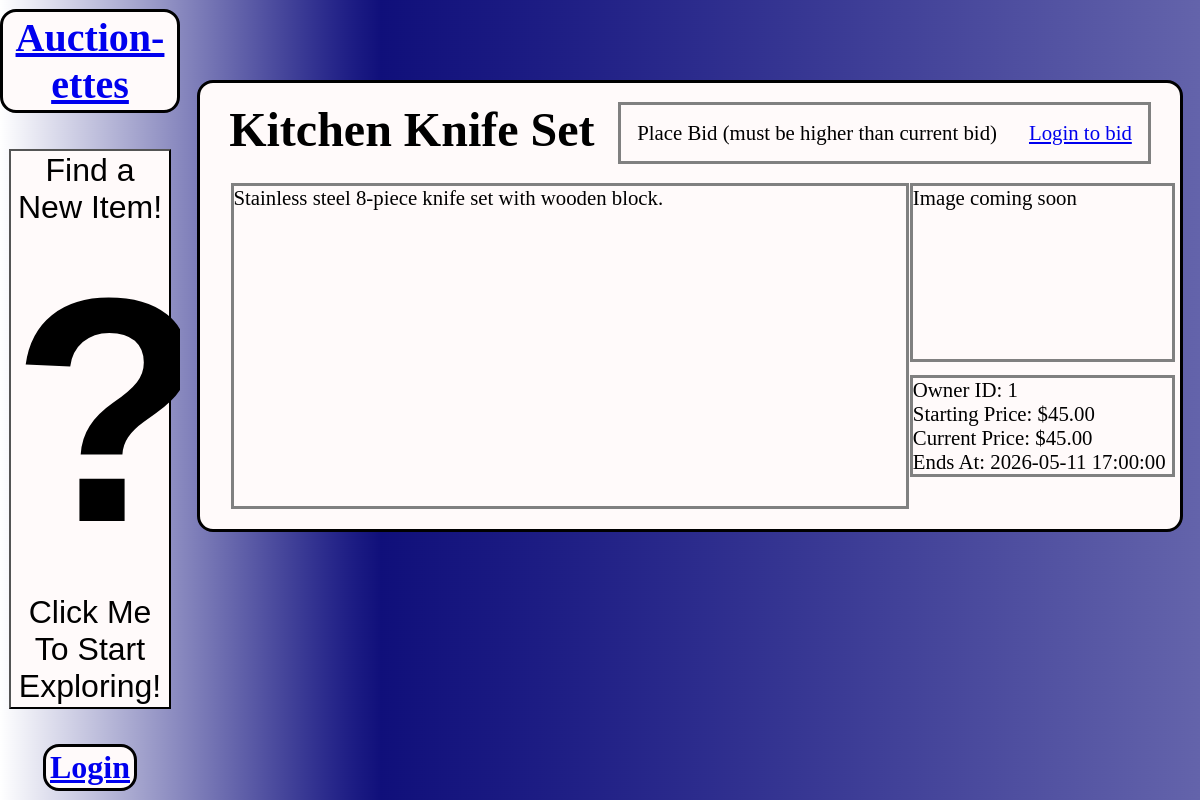
The app's page /item.php?id=9 with its own data.
### tables this page shows
CREATE TABLE listing (
    listing_id INT AUTO_INCREMENT PRIMARY KEY,
    user_id INT NOT NULL,
    title VARCHAR(255) NOT NULL,
    description TEXT,
    starting_price DECIMAL(10,2) NOT NULL,
    current_price DECIMAL(10,2) NOT NULL,
    status ENUM('active','sold','expired') NOT NULL DEFAULT 'active',
    image_path VARCHAR(255),
    created_at TIMESTAMP DEFAULT CURRENT_TIMESTAMP,
    updated_at TIMESTAMP NOT NULL DEFAULT CURRENT_TIMESTAMP ON UPDATE CURRENT_TIMESTAMP,
    ends_at DATETIME NOT NULL,
    reserve_price DECIMAL(10,2),
    category_id INT NULL,
    item_condition ENUM('new','used','refurbished') NOT NULL DEFAULT 'used',

    FOREIGN KEY (user_id)
        REFERENCES users(user_id)
        ON DELETE CASCADE,

    FOREIGN KEY (category_id)
        REFERENCES category(category_id)
);

### db-con.php (called while the page is built, shortened)
<?php
$type = 'mysql';
$server = 'localhost';
$db = 'auctionDB';
$port = '3306';
$charset = 'utf8mb4';
$username = 'root';
$password = '';
$options = [
    PDO::ATTR_ERRMODE => PDO::ERRMODE_EXCEPTION,
    PDO::ATTR_DEFAULT_FETCH_MODE => PDO::FETCH_ASSOC,
    PDO::ATTR_EMULATE_PREPARES => false,
];
$dsn = "$type:host=$server;dbname=$db;port=$port;charset=$charset";

### database.php (called while the page is built)
<?php
include 'db-con.php';
class Database {
    private PDO $pdo;
    private static ?Database $instance = null;
    private function __construct() {
        global $dsn, $username, $password, $options;
        try {
            $this->pdo = new PDO($dsn, $username, $password, $options);
        } catch (PDOException $e) {
            echo "{$e->getMessage()}";
        }
    }
    public static function getInstance(): Database {
        if (self::$instance === null) {
            self::$instance = new Database();
        }
        return self::$instance;
    }
    public function getConnection(): PDO {
        return $this->pdo;
    }
}

### listings.php (called while the page is built, shortened)
<?php
require_once 'database.php';
class listing {
    private PDO $pdo;
    public function __construct() {
        $this->pdo = Database::getInstance()->getConnection();
    }
public function getById(int $listingId): array|false {
    $query = "SELECT * FROM listing WHERE listing_id = :listing_id";
    $stmt = $this->pdo->prepare($query);
    $stmt->bindValue(':listing_id', $listingId, PDO::PARAM_INT);
    $stmt->execute();
    return $stmt->fetch();
}
}

### item.php (the view, shortened to what this page needs)
<?php
require_once 'listings.php';
$listing = new listing();
$listingId = (int)($_GET['id'] ?? 0);
$item = $listing->getById($listingId);
?>
<!DOCTYPE html>
<html>
<head>
  <link href="item.css" rel="stylesheet" />
</head>
<body>
<div id="header">
    <h1><a href="index.php">Auction-ettes</a></h1>
    <button class="advert">
        Find a New Item!
        <h3>?</h3>
        Click Me To Start Exploring!
    </button>
    <?php if (isset($_SESSION['user_id'])): ?>
        <h2><a href="account.php">Your Account</a></h2>
        <h2><a href="logout.php">Logout</a></h2>
    <?php else: ?>
        <h2><a href="login.php">Login</a></h2>
    <?php endif; ?>
</div>
<main>
    <div id="item_name">
        <h1><?php echo htmlspecialchars($item['title']); ?></h1>
        <div id="item_bid">
            <p>Place Bid (must be higher than current bid)</p>
            <?php if (isset($_SESSION['user_id'])): ?>
                <form method="POST" action="bid.php">
                    <input type="hidden" name="listing_id" value="<?php echo $item['listing_id']; ?>">
                    <input type="number" step="0.01" name="bid_amount" placeholder="Enter Bid"/>
                    <button type="submit">Bid 💰</button>
                </form>
            <?php else: ?>
                <p><a href="login.php">Login to bid</a></p>
            <?php endif; ?>
        </div>
    </div>
    <div id="left_half">
        <div id="item_description">
            <p><?php echo htmlspecialchars($item['description']); ?></p>
        </div>
        <div id="right_half">
            <div id="item_image">
                <p>Image coming soon </p>
            </div>
            <div id="item_properties">
                <p>Owner ID: <?php echo htmlspecialchars($item['user_id']); ?></p>
                <p>Starting Price: $<?php echo htmlspecialchars($item['starting_price']); ?></p>
                <p>Current Price: $<?php echo htmlspecialchars($item['current_price']); ?></p>
                <p>Ends At: <?php echo htmlspecialchars($item['ends_at']); ?></p>
            </div>
        </div>
    </div>
</main>
</body>
</html>

### item.css (style rules this page uses)
* { padding: 0; margin: 0; box-sizing: boarder-box; }
body { background-image: url('backdrop.PNG'); background-repeat: no-repeat; background-size:fill; background-attachment: fixed; display: flex; justify-content: center; background-color: grey; }
main { padding: 0px 10px; background-color: snow; border: 3px black solid; border-radius: 16px; margin-top: 5rem; display: flex; flex-direction: column; justify-content: center; margin-left: 20%; margin-right: 5%; min-width: 80%; }

### records on screen
listing: title "Kitchen Knife Set", description "Stainless steel 8‑piece knife set with wooden block.", user "1", starting_price "45.00", current_price "45.00", ends_at "2026-05-11 17:00:00"
